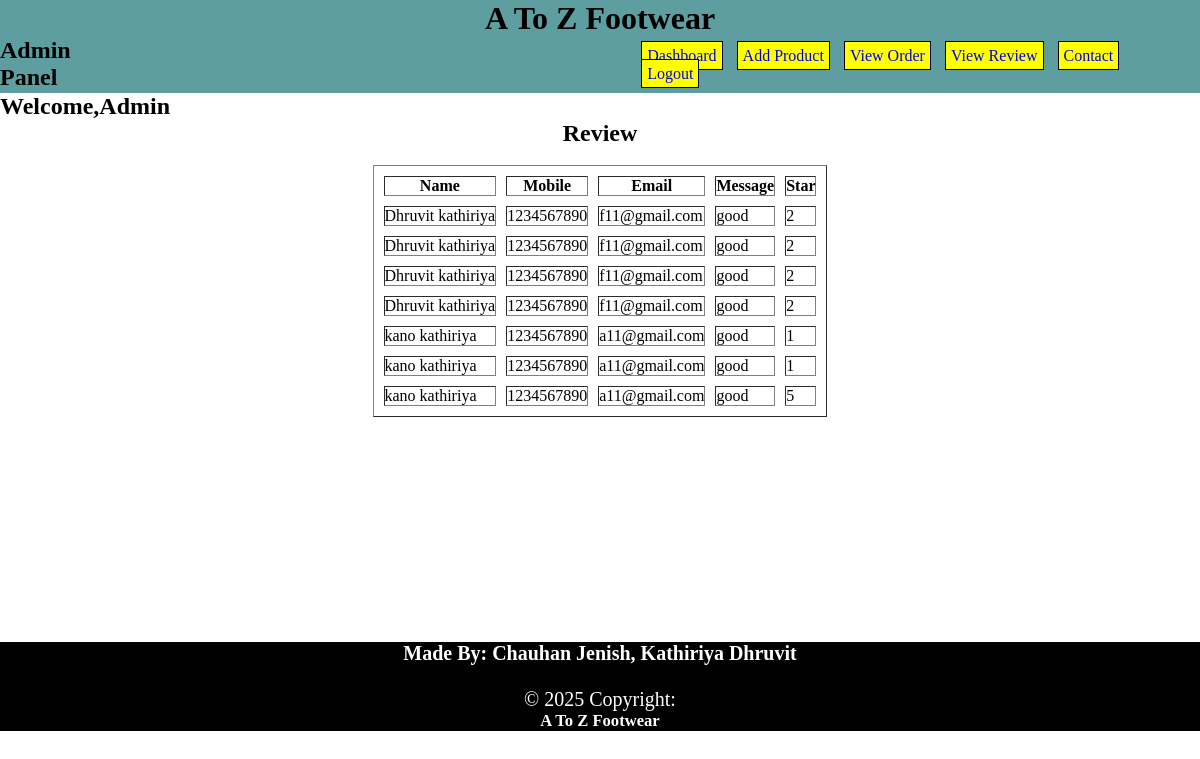
The app's page /Admin/review.php (signed in) with its own data.
### tables this page shows
CREATE TABLE `review_data` (
  `id` int(30) NOT NULL,
  `Name` varchar(30) NOT NULL,
  `Mobile_No` int(10) NOT NULL,
  `Email` varchar(30) NOT NULL,
  `Message` varchar(50) NOT NULL,
  `Review` varchar(10) NOT NULL
);

### Admin/review.php (the view, shortened to what this page needs)
<?php
include 'AdminHeader.php';
include '../db_conn.php';
$qry="SELECT * FROM review_data";
$result=mysqli_query($con,$qry);
if (isset($_SESSION['username']) && $_SESSION['password'])
{
?>
<center><h2>Review</h2><br>
	<table border="1" cellspacing="10">
		<tr>
			<th>Name</th>
			<th>Mobile</th>
			<th>Email</th>
			<th>Message</th>
			<th>Star</th>
		</tr>
<?php
while ($row=mysqli_fetch_assoc($result))
{?>
		<tr>
			<td><?php echo $row['Name'];?></td>
			<td><?php echo $row['Mobile_No'];?></td>
			<td><?php echo $row['Email'];?></td>
			<td><?php echo $row['Message'];?></td>
			<td><?php echo $row['Review'];?></td>
		</tr>
</center>
<?php
}
}
else
{
	include 'login.php';
}
?>
<div style="color:white; text-align:center;background:black; font-size:20px;margin-top:225px;">
 <h4>Made By: Chauhan Jenish, Kathiriya Dhruvit</h4><br>
            © 2025 Copyright: <h5>A To Z Footwear</h5>
</div>

### Admin/AdminHeader.php (style rules this page uses)
* { margin: 0; padding: 0; box-sizing: border-box; }

### records on screen
review_data: Name "Dhruvit kathiriya", Mobile_No "1234567890", Email "f11@gmail.com", Message "good", Review "2"
review_data: Name "Dhruvit kathiriya", Mobile_No "1234567890", Email "f11@gmail.com", Message "good", Review "2"
review_data: Name "Dhruvit kathiriya", Mobile_No "1234567890", Email "f11@gmail.com", Message "good", Review "2"
review_data: Name "Dhruvit kathiriya", Mobile_No "1234567890", Email "f11@gmail.com", Message "good", Review "2"
review_data: Name "kano kathiriya", Mobile_No "1234567890", Email "a11@gmail.com", Message "good", Review "1"
review_data: Name "kano kathiriya", Mobile_No "1234567890", Email "a11@gmail.com", Message "good", Review "1"
review_data: Name "kano kathiriya", Mobile_No "1234567890", Email "a11@gmail.com", Message "good", Review "5"
